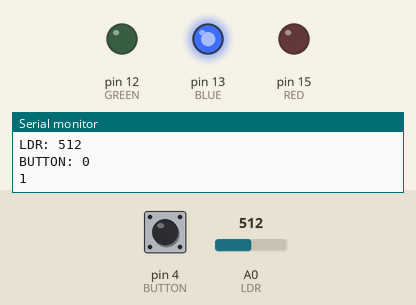
Simulated run of this sketch. Board: Arduino Uno, built with avr-gcc and run on an emulated ATmega328P. On the bench: output pins drawn as LEDs (lit = HIGH), the last lines printed to the serial monitor. The test bench sets the inputs (shaded band); at power-on: A0 (LDR) = 512, pin 4 (BUTTON) LOW.

Above: at 1.2 s.
1.3 s: A0 (LDR) set to 111
2.8 s: A0 (LDR) set to 93
At 4.1 s:
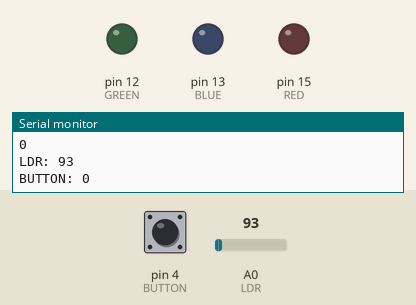
4.5 s: A0 (LDR) set to 110
At 4.8 s:
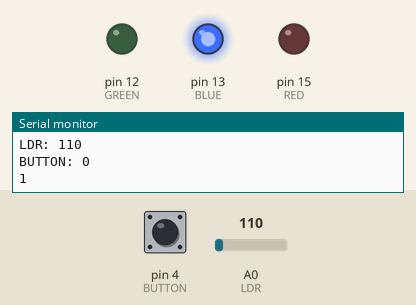
6.0 s: A0 (LDR) set to 90
At 6.6 s:
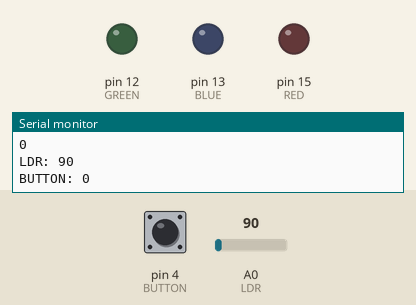
Timing chart, 0 to 8.5 s (numbered marks = the images above; inputs shaded):
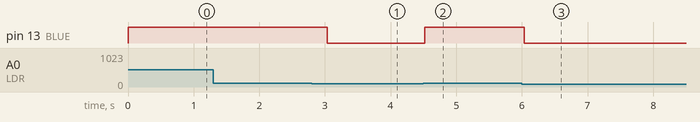

The sketch:

Test_LDR.ino
```cpp
/* Prog avec generic ESP8266 et appuis sur bouton flash si necessaire */
const int LDR = A0;
const int BUTTON = 4;
const int RED = 15;
const int GREEN = 12;
const int BLUE = 13;

void setup()
{
    Serial.begin(9600);

    pinMode(LDR, INPUT);
    pinMode(BUTTON, INPUT);
    pinMode(RED, OUTPUT);
    pinMode(GREEN, OUTPUT);
    pinMode(BLUE, OUTPUT);
}

void loop()
{
    Serial.print("LDR: ");
    Serial.println(analogRead(LDR)); // vers 0 = sombre
    Serial.print("BUTTON: ");
    Serial.println(digitalRead(BUTTON));

//    analogWrite(RED, random(0,1023));
//    analogWrite(GREEN, random(0,1023));
//    analogWrite(BLUE, random(0,1023));

if (analogRead(LDR)>100) {
  analogWrite(BLUE, 1024);
  Serial.println("1");
  delay(500);
}
else {
  analogWrite(BLUE, 0);
  Serial.println("0");
}


    delay(5);
}
```

Measured:
- the behaviour switches between 101 and 100 on A0 (LDR) (found by bisection; images 0 and 1)
- after the input at 2.8 s, pin 13 (BLUE): HIGH → LOW after 0.23 s
- after the input at 4.5 s, pin 13 (BLUE): LOW → HIGH at once
- after the input at 6.0 s, pin 13 (BLUE): HIGH → LOW at once
